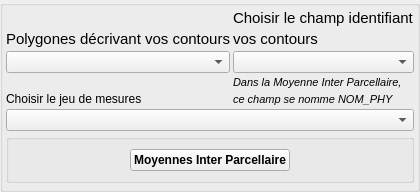
            <widget class="QGroupBox" name="groupBoxInter">
             <property name="sizePolicy">
              <sizepolicy hsizetype="Minimum" vsizetype="Fixed">
               <horstretch>0</horstretch>
               <verstretch>0</verstretch>
              </sizepolicy>
             </property>
             <property name="toolTip">
              <string/>
             </property>
             <property name="whatsThis">
              <string>&lt;html&gt;&lt;head/&gt;&lt;body&gt;&lt;p&gt;&lt;span style=&quot; font-size:10pt; color:#00aa00;&quot;&gt;Vous devez ouvrir une couche des contours de parcelles (menu Couche puis Ajouter un vecteur&amp;quot;). Puis, activez le bouton rafraichir les listes.&lt;br/&gt;Choississez le polygone Contour puis le jeu de mesures (projet~~DIAM*) dont vous souhaitez visualiser les moyennes inter parcellaires.&lt;/span&gt;&lt;/p&gt;&lt;p&gt;&lt;span style=&quot; font-size:10pt; font-style:italic; color:#00aa00;&quot;&gt;Astuce 1 : vous possédez un contour dont la qualité est certaine : vous pouvez valider visuellement la qualité de la capture de l'information GPS en superposant la couche Vitesse à ce contour.&lt;br/&gt;Astuce 2 : si vous n'avez pas de couche de contours, vous pouvez utiliser la couche Vitesse qui identifie le contour des parcelles où la capture a eu lieu. QGIS vous permet de créer vos contours.&lt;br/&gt;Astuce 3 : demandez de l'aide si la notion de contour n'est pas claire pour vous.&lt;/span&gt;&lt;/p&gt;&lt;/body&gt;&lt;/html&gt;</string>
             </property>
             <property name="autoFillBackground">
              <bool>true</bool>
             </property>
             <property name="styleSheet">
              <string notr="true">QLineEdit { margin: 4px }</string>
             </property>
             <property name="title">
              <string/>
             </property>
             <layout class="QGridLayout" name="gridLayout_14">
              <property name="leftMargin">
               <number>3</number>
              </property>
              <property name="topMargin">
               <number>3</number>
              </property>
              <property name="rightMargin">
               <number>3</number>
              </property>
              <property name="bottomMargin">
               <number>3</number>
              </property>
              <property name="spacing">
               <number>3</number>
              </property>
              <item row="4" column="3">
               <widget class="QLabel" name="lab_64">
                <property name="enabled">
                 <bool>true</bool>
                </property>
                <property name="font">
                 <font>
                  <pointsize>8</pointsize>
                  <italic>true</italic>
                 </font>
                </property>
                <property name="text">
                 <string>Dans la Moyenne Inter Parcellaire, </string>
                </property>
               </widget>
              </item>
              <item row="1" column="2">
               <widget class="QLabel" name="lab_61">
                <property name="enabled">
                 <bool>true</bool>
                </property>
                <property name="sizePolicy">
                 <sizepolicy hsizetype="Minimum" vsizetype="Fixed">
                  <horstretch>0</horstretch>
                  <verstretch>0</verstretch>
                 </sizepolicy>
                </property>
                <property name="font">
                 <font>
                  <pointsize>11</pointsize>
                 </font>
                </property>
                <property name="text">
                 <string>Polygones décrivant vos contours</string>
                </property>
               </widget>
              </item>
              <item row="0" column="3">
               <widget class="QLabel" name="lab_65">
                <property name="enabled">
                 <bool>true</bool>
                </property>
                <property name="sizePolicy">
                 <sizepolicy hsizetype="Minimum" vsizetype="Fixed">
                  <horstretch>0</horstretch>
                  <verstretch>0</verstretch>
                 </sizepolicy>
                </property>
                <property name="font">
                 <font>
                  <pointsize>11</pointsize>
                 </font>
                </property>
                <property name="text">
                 <string>Choisir le champ identifiant</string>
                </property>
                <property name="alignment">
                 <set>Qt::AlignLeading|Qt::AlignLeft|Qt::AlignVCenter</set>
                </property>
               </widget>
              </item>
              <item row="1" column="3">
               <widget class="QLabel" name="lab_67">
                <property name="enabled">
                 <bool>true</bool>
                </property>
                <property name="sizePolicy">
                 <sizepolicy hsizetype="Minimum" vsizetype="Fixed">
                  <horstretch>0</horstretch>
                  <verstretch>0</verstretch>
                 </sizepolicy>
                </property>
                <property name="font">
                 <font>
                  <pointsize>11</pointsize>
                 </font>
                </property>
                <property name="text">
                 <string>vos contours</string>
                </property>
                <property name="alignment">
                 <set>Qt::AlignLeading|Qt::AlignLeft|Qt::AlignVCenter</set>
                </property>
               </widget>
              </item>
              <item row="2" column="3">
               <widget class="QComboBox" name="fieldComboContours">
                <property name="enabled">
                 <bool>true</bool>
                </property>
                <property name="toolTip">
                 <string>&lt;html&gt;&lt;head/&gt;&lt;body&gt;&lt;p&gt;&lt;span style=&quot; font-size:10pt; color:#00aa00;&quot;&gt;Il s'agit du champ de votre contour qui identifie chacune de vos parcelles. &lt;/span&gt;&lt;/p&gt;&lt;p&gt;&lt;span style=&quot; font-size:10pt; color:#00aa00;&quot;&gt;Attention : Les champs possibles doivent avec une valeur différente pour chaque parcelle.&lt;/span&gt;&lt;/p&gt;&lt;/body&gt;&lt;/html&gt;</string>
                </property>
               </widget>
              </item>
              <item row="6" column="2" colspan="2">
               <widget class="QComboBox" name="comboBoxPoints"/>
              </item>
              <item row="5" column="3">
               <widget class="QLabel" name="lab_66">
                <property name="enabled">
                 <bool>true</bool>
                </property>
                <property name="font">
                 <font>
                  <pointsize>8</pointsize>
                  <italic>true</italic>
                 </font>
                </property>
                <property name="text">
                 <string>ce champ se nomme NOM_PHY</string>
                </property>
               </widget>
              </item>
              <item row="10" column="2">
               <widget class="QWidget" name="widget" native="true"/>
              </item>
              <item row="5" column="2">
               <widget class="QLabel" name="lab_63">
                <property name="enabled">
                 <bool>true</bool>
                </property>
                <property name="sizePolicy">
                 <sizepolicy hsizetype="Minimum" vsizetype="Fixed">
                  <horstretch>0</horstretch>
                  <verstretch>0</verstretch>
                 </sizepolicy>
                </property>
                <property name="text">
                 <string>Choisir le jeu de mesures</string>
                </property>
               </widget>
              </item>
              <item row="2" column="2">
               <widget class="QComboBox" name="comboBoxPolygone"/>
              </item>
              <item row="7" column="2" colspan="2">
               <widget class="QGroupBox" name="groupBox_2">
                <property name="sizePolicy">
                 <sizepolicy hsizetype="Expanding" vsizetype="Fixed">
                  <horstretch>0</horstretch>
                  <verstretch>0</verstretch>
                 </sizepolicy>
                </property>
                <property name="title">
                 <string/>
                </property>
                <layout class="QGridLayout" name="gridLayout_11">
                 <item row="0" column="0">
                  <widget class="QPushButton" name="ButtonInter">
                   <property name="sizePolicy">
                    <sizepolicy hsizetype="Fixed" vsizetype="Fixed">
                     <horstretch>0</horstretch>
                     <verstretch>0</verstretch>
                    </sizepolicy>
                   </property>
                   <property name="palette">
                    <palette>
                     <active>
                      <colorrole role="WindowText">
                       <brush brushstyle="SolidPattern">
                        <color alpha="255">
                         <red>0</red>
                         <green>85</green>
                         <blue>255</blue>
                        </color>
                       </brush>
                      </colorrole>
                     </active>
                     <inactive>
                      <colorrole role="WindowText">
                       <brush brushstyle="SolidPattern">
                        <color alpha="255">
                         <red>0</red>
                         <green>85</green>
                         <blue>255</blue>
                        </color>
                       </brush>
                      </colorrole>
                     </inactive>
                     <disabled>
                      <colorrole role="WindowText">
                       <brush brushstyle="SolidPattern">
                        <color alpha="255">
                         <red>143</red>
                         <green>146</green>
                         <blue>147</blue>
                        </color>
                       </brush>
                      </colorrole>
                     </disabled>
                    </palette>
                   </property>
                   <property name="font">
                    <font>
                     <weight>75</weight>
                     <bold>true</bold>
                    </font>
                   </property>
                   <property name="toolTip">
                    <string>&lt;html&gt;&lt;head/&gt;&lt;body&gt;&lt;p&gt;&lt;span style=&quot; font-size:8pt;&quot;&gt;Déclenchez le calcul de moyenne Inter parcellaire pour le contour et le jeu de données choisis.&lt;/span&gt;&lt;/p&gt;&lt;/body&gt;&lt;/html&gt;</string>
                   </property>
                   <property name="autoFillBackground">
                    <bool>true</bool>
                   </property>
                   <property name="text">
                    <string>Moyennes Inter Parcellaire</string>
                   </property>
                  </widget>
                 </item>
                </layout>
               </widget>
              </item>
             </layout>
            </widget>
